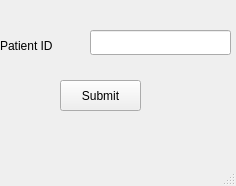
<?xml version="1.0" encoding="UTF-8"?>
<ui version="4.0">
 <class>MainWindow</class>
 <widget class="QMainWindow" name="MainWindow">
  <property name="geometry">
   <rect>
    <x>0</x>
    <y>0</y>
    <width>236</width>
    <height>186</height>
   </rect>
  </property>
  <property name="windowTitle">
   <string>MainWindow</string>
  </property>
  <widget class="QWidget" name="centralwidget">
   <widget class="QLabel" name="label">
    <property name="geometry">
     <rect>
      <x>0</x>
      <y>30</y>
      <width>71</width>
      <height>31</height>
     </rect>
    </property>
    <property name="text">
     <string>Patient ID</string>
    </property>
   </widget>
   <widget class="QPushButton" name="pushButton">
    <property name="geometry">
     <rect>
      <x>60</x>
      <y>80</y>
      <width>81</width>
      <height>31</height>
     </rect>
    </property>
    <property name="text">
     <string>Submit</string>
    </property>
   </widget>
   <widget class="QLineEdit" name="lineEdit">
    <property name="geometry">
     <rect>
      <x>90</x>
      <y>30</y>
      <width>141</width>
      <height>25</height>
     </rect>
    </property>
   </widget>
  </widget>
  <widget class="QMenuBar" name="menubar">
   <property name="geometry">
    <rect>
     <x>0</x>
     <y>0</y>
     <width>236</width>
     <height>25</height>
    </rect>
   </property>
  </widget>
  <widget class="QStatusBar" name="statusbar"/>
 </widget>
 <resources/>
 <connections/>
</ui>
